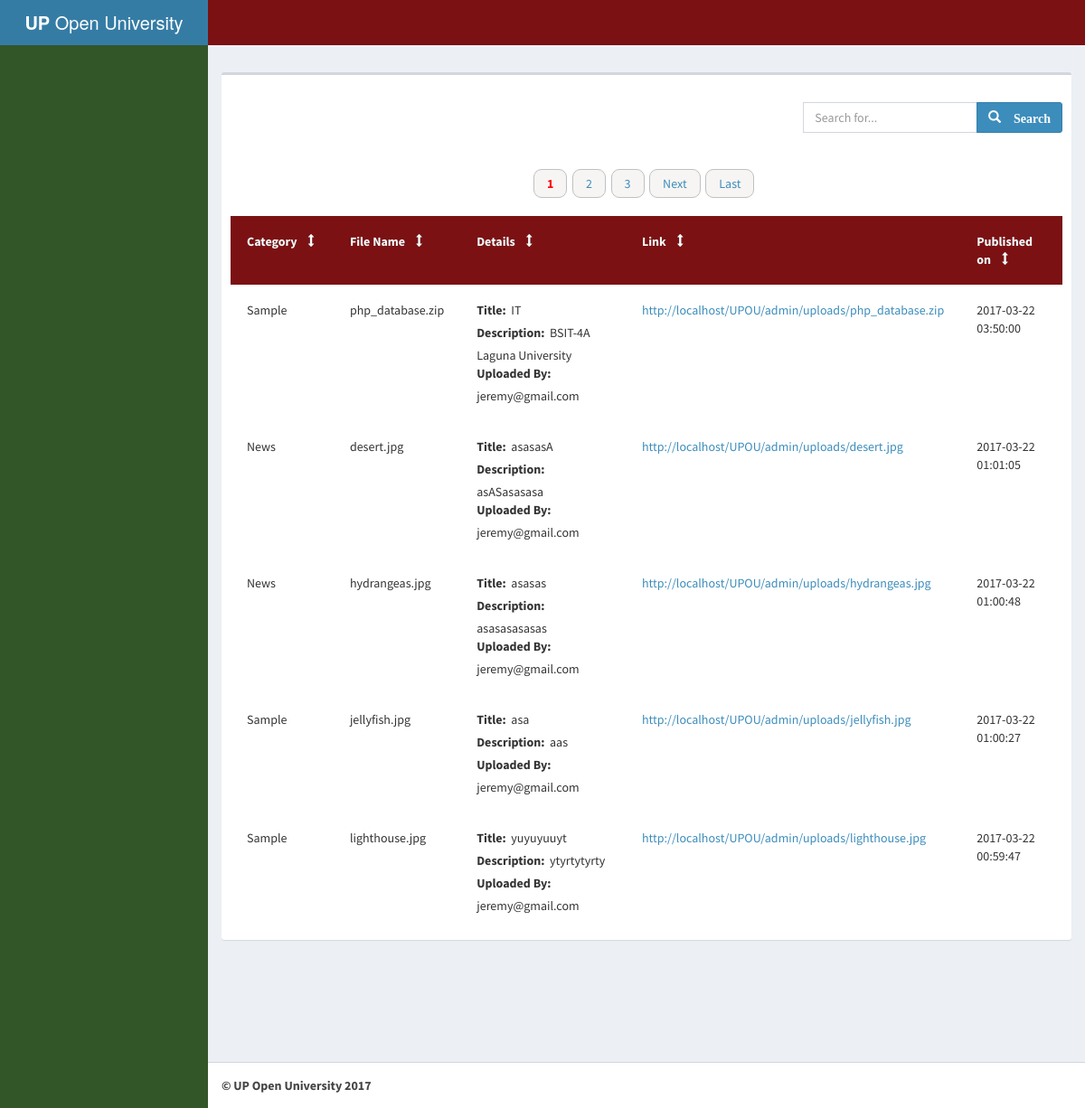
The page /library.php on the database its author committed.
### tables this page shows
CREATE TABLE `tbl_uploads` (
  `id` int(100) NOT NULL,
  `title` varchar(100) NOT NULL,
  `file` varchar(100) NOT NULL,
  `type` varchar(100) NOT NULL,
  `size` int(100) NOT NULL,
  `description` varchar(100) NOT NULL,
  `location` varchar(100) NOT NULL,
  `url` varchar(100) NOT NULL,
  `uploaded_by` varchar(100) NOT NULL,
  `date_created` timestamp NOT NULL DEFAULT CURRENT_TIMESTAMP,
  `date_updated` timestamp NULL DEFAULT NULL ON UPDATE CURRENT_TIMESTAMP,
  `category_id` int(11) NOT NULL
);

CREATE TABLE `tbl_category` (
  `category_id` int(100) NOT NULL,
  `name` varchar(50) NOT NULL
);

### src/Google_Client.php (called while the page is built, shortened)
<?php
require_once "config.php";
class Google_Client {
  static $auth;
  public function __construct($config = array()) {
    global $apiConfig;
    $apiConfig = array_merge($apiConfig, $config);
    self::$auth = new $apiConfig['authClass']();
  }
  public function getAccessToken() {
    $token = self::$auth->getAccessToken();
    return (null == $token || 'null' == $token) ? null : $token;
  }
  public function setApprovalPrompt($approvalPrompt) {
    self::$auth->setApprovalPrompt($approvalPrompt);
  }
  public function setClientId($clientId) {
    self::$auth->clientId = $clientId;
  }
  public function setClientSecret($clientSecret) {
    self::$auth->clientSecret = $clientSecret;
  }
  public function setRedirectUri($redirectUri) {
    self::$auth->redirectUri = $redirectUri;
  }
}

### gpConfig.php (called while the page is built, shortened)
<?php
include_once 'src/Google_Client.php';
$gClient = new Google_Client();
?>

### src/auth/Google_OAuth2.php (called while the page is built, shortened)
<?php
class Google_OAuth2 extends Google_Auth {
  public $token;
  public function getAccessToken() {
    return json_encode($this->token);
  }
}

### class.paging.php (the view, shortened to what this page needs)
<?php
class paginate
{
	private $db;
	function __construct($DB_con)
	{
		$this->db = $DB_con;
	}
	public function dataview($query)
	{
		$stmt = $this->db->prepare($query);
		$stmt->execute();
		if($stmt->rowCount()>0)
		{
			while($row=$stmt->fetch(PDO::FETCH_ASSOC))
			{
				?>
                <tr>
                <td><?php echo $row['name']; ?></td>
                <td><?php echo $row['file']; ?></td>
                <td>
    <label>Title:&nbsp;</label> <?php echo $row['title']; ?> <br>
   <label>Description:&nbsp;</label> <?php echo $row['description']; ?> <br>
   <label>Uploaded By:&nbsp;</label> <?php echo $row['uploaded_by']; ?> <br>
                 </td>
        <td>
        <a href="<?php echo $row['url'] ?>" target="_blank"><?php echo $row['url'] ?></a> </li><br>
 		 </td>
<td> <?php echo $row['date_created']; ?> </td>
                </tr>
                <?php
			}
		}
		else
		{
			?>
            <tr>
            <td>Nothing here...</td>
            </tr>
            <?php
		}
	}
	public function paginglink($query,$records_per_page)
	{
		$self = $_SERVER['PHP_SELF'];
		$stmt = $this->db->prepare($query);
		$stmt->execute();
		$total_no_of_records = $stmt->rowCount();
		if($total_no_of_records > 0)
		{
			?>
			<ul class="pager navbar-center">
			<?php
			$total_no_of_pages=ceil($total_no_of_records/$records_per_page);
			$current_page=1;
			for($i=1;$i<=$total_no_of_pages;$i++)
			{
				if($i==$current_page)
				{
					echo "<li><a href='".$self."?page_no=".$i."' style='color:red'><b>".$i."</b></a></li>&nbsp;&nbsp;";
				}
				else
				{
					echo "<li><a href='".$self."?page_no=".$i."'>".$i."</a></li>&nbsp;&nbsp;";
				}
			}
			if($current_page!=$total_no_of_pages)
			{
				$next=$current_page+1;
				echo "<li><a href='".$self."?page_no=".$next."'>Next</a></li>&nbsp;&nbsp;";
				echo "<li><a href='".$self."?page_no=".$total_no_of_pages."'>Last</a></li>&nbsp;&nbsp;";
			}
			?> </ul>
<?php
		}
	}
}

### header.php (shortened to what this page needs)
<?php
include_once 'gpConfig.php';
if ($gClient->getAccessToken()) {
    $gpUserProfile = $google_oauthV2->userinfo->get();
    $user = new User();
    $gpUserData = array(
        'oauth_provider'=> 'google',
        'oauth_uid'     => $gpUserProfile['id'],
        'first_name'    => $gpUserProfile['given_name'],
        'last_name'     => $gpUserProfile['family_name'],
        'email'         => $gpUserProfile['email'],
        'gender'        => $gpUserProfile['gender'],
        'locale'        => $gpUserProfile['locale'],
        'picture'       => $gpUserProfile['picture'],
    );
    $userData = $user->checkUser($gpUserData);
    $_SESSION['userData'] = $userData;
    if(!empty($userData)){
        $output  = '<img src="'.$userData['picture'].'" width="200" height="200" class="img-thumbnail"><br/>';
        $output .= '<br/>Google ID : ' . $userData['oauth_uid'];
        $output .= '<br/>Name : ' . $userData['first_name'].' '.$userData['last_name'];
        $output .= '<br/>Email : ' . $userData['email'];
        $upload = ' <a href="upload.php">
              <span class="glyphicon glyphicon-upload"></span>&nbsp;Upload&nbsp;<span class="primary"></span></a>';
        $hi = ' <a href="#" class="dropdown-toggle" data-toggle="dropdown" role="button" aria-haspopup="true" aria-expanded="false">
              <span class="glyphicon glyphicon-user"></span>&nbsp;Hi! ' . $userData['first_name'].' ' . $userData['last_name'].'  <span class="caret"></span> </a>';
        $home = ' <a href="index.php">
              <span class="glyphicon glyphicon-home"></span>&nbsp;HOME&nbsp;<span class="primary"></span></a>';
       $logout = '<a href="logout.php?logout"><span class="glyphicon glyphicon-log-out"></span>&nbsp;Sign Out</a>';
       $library = ' <a href="library.php">
              <span class="glyphicon glyphicon-file"></span>&nbsp;Library&nbsp;<span class="primary"></span></a>';
       $uploader = ' ' . $userData['first_name'].' '.$userData['last_name'];
       $user  = '<img src="'.$userData['picture'].'" width="200" height="200" class="img-circle"><br/>
              ';
       $user1 = '<br/>Name : ' . $userData['first_name'].' '.$userData['last_name'];
       $user2 = '<br/>Email : ' . $userData['email'];
   }else{
        $output = '<h3 style="color:red">Some problem occurred, please try again.</h3>';
    }
} else {
    $hi = '<a href="#"></a>';
    $library = '<a href="#"></a>';
    $home = '<a href="#"></a>';
}
?>

### library.php (shortened to what this page needs)
<?php
  require_once 'config.php';
  require_once 'header.php';
?>
<!DOCTYPE html>
<html>
<head>
  <link rel="stylesheet" href="/UPOU/admin/bootstrap/css/bootstrap.min.css">
  <link rel="stylesheet" href="/UPOU/admin/font-awesome-4.7.0/css/font-awesome.min.css">
  <link rel="stylesheet" href="/UPOU/admin/dist/css/AdminLTE.min.css">
  <link rel="stylesheet" href="/UPOU/admin/dist/css/skins/_all-skins.min.css">
  <link rel="stylesheet" href="/UPOU/admin/css/style1.css">
 </head>
<body class="hold-transition skin-blue sidebar-mini">
<div class="wrapper">
  <header class="main-header">
    <a href="#" class="logo">
      <span class="logo-lg"><b>UP </b>Open University</span>
    </a>
    <nav class="navbar navbar-static-top">
      <div class="navbar-custom-menu">
        <ul class="nav navbar-nav">
          <li class="dropdown notifications-menu">
          <?php echo $library; ?>
          <li class="dropdown tasks-menu">
            <?php echo $home; ?>
          </li>
          <li class="dropdown user user-menu">
          <?php echo $hi; ?>
          </li>
</ul>
      </div>
    </nav>
  </header>
 <aside class="main-sidebar">
    <section class="sidebar">
      <br>
<br>
    </section>
  </aside>
  <div class="content-wrapper">
    <section class="content-header">
    </section>
    <section class="content">
<div class="box">
            <div class="box-header">
<br>
<div class="row">
  <div class="col-lg-4" style="float: right;">
    <div class="input-group">
      <input type="text" class="form-control SearchBar" id="search_field" placeholder="Search for...">
      <span class="input-group-btn">
        <button class="btn btn-primary SearchButton" type="button">
            <span class=" glyphicon glyphicon-search SearchIcon" > <b>Search</b> </span>
        </button>
      </span>
    </div>
  </div>
</div>
            </div>
            <div class="box-body">
  <table class="table table-hover" id="myTable">
 <tr style="background-color:#7b1113;color:#F0FFFF;">
    <td><b>Category</b>&nbsp;&nbsp;&nbsp;<span class="glyphicon glyphicon-resize-vertical" onclick="sortTable(0)"> </span></td>
    <td><b>File Name</b>&nbsp;&nbsp;&nbsp;<span class="glyphicon glyphicon-resize-vertical" onclick="sortTable(0)"> </span></td>
    <td><b>Details</b>&nbsp;&nbsp;&nbsp;<span class="glyphicon glyphicon-resize-vertical" onclick="sortTable(0)"> </span></td>
    <td><b>Link</b>&nbsp;&nbsp;&nbsp;<span class="glyphicon glyphicon-resize-vertical" onclick="sortTable(0)"> </span></td>
    <td><b>Published on</b>&nbsp;&nbsp;&nbsp;<span class="glyphicon glyphicon-resize-vertical" onclick="sortTable(0)"> </span></td>
 </tr>
       <?php
         $query = "SELECT *, tbl_category.category_id, tbl_category.name FROM tbl_uploads INNER JOIN tbl_category ON tbl_uploads.category_id=tbl_category.category_id ORDER BY id DESC";
        $records_per_page=5;
        $newquery = $paginate->paging($query,$records_per_page);
        $paginate->dataview($newquery);
        $paginate->paginglink($query,$records_per_page);
        ?>
  </table>
 </div>
          </div>
      <div class="row">
        <section class="col-lg-7 connectedSortable">
        </section>
      </div>
    </section>
  </div>
  <footer class="main-footer">
    <strong>© UP Open University 2017</strong>
  </footer>
</div>
</body>
</html>

### admin/css/style1.css (style rules this page uses)
.skin-blue .wrapper, .skin-blue .main-sidebar, .skin-blue .left-side { background-color: #335627; }
.table>tbody>tr>td, .table>tbody>tr>th, .table>tfoot>tr>td, .table>tfoot>tr>th, .table>thead>tr>td, .table>thead>tr>th { padding: 18px; line-height: 1.42857143; vertical-align: top; }
.table>tbody>tr>td, .table>tbody>tr>th, .table>tfoot>tr>td, .table>tfoot>tr>th, .table>thead>tr>td, .table>thead>tr>th { padding: 18px; line-height: 1.42857143; vertical-align: top; border-top: 0px solid #ddd; }

### library.php (style rules this page uses)
.table>tbody>tr>td, .table>tbody>tr>th, .table>tfoot>tr>td, .table>tfoot>tr>th, .table>thead>tr>td, .table>thead>tr>th { padding: 18px; line-height: 1.42857143; vertical-align: top; border-top: 0px solid #ddd; }
.skin-blue .wrapper, .skin-blue .main-sidebar, .skin-blue .left-side { background-color: #335628; }
.pager li>a, .pager li>span { display: inline-block; padding: 5px 14px; background-color: #F7F5F3; border: 1px solid #C0C0C0; border-radius: 9px; }

### rows shown on the page
tbl_uploads: category.name "Sample", file "php_database.zip", title "IT", description "BSIT-4A Laguna University", uploaded_by "jeremy@gmail.com", url "http://localhost/UPOU/admin/uploads/php_database.zip", date_created "2017-03-22 03:50:00"
tbl_uploads: category.name "News", file "desert.jpg", title "asasasA", description "asASasasasa", uploaded_by "jeremy@gmail.com", url "http://localhost/UPOU/admin/uploads/desert.jpg", date_created "2017-03-22 01:01:05"
tbl_uploads: category.name "News", file "hydrangeas.jpg", title "asasas", description "asasasasasas", uploaded_by "jeremy@gmail.com", url "http://localhost/UPOU/admin/uploads/hydrangeas.jpg", date_created "2017-03-22 01:00:48"
tbl_uploads: category.name "Sample", file "jellyfish.jpg", title "asa", description "aas", uploaded_by "jeremy@gmail.com", url "http://localhost/UPOU/admin/uploads/jellyfish.jpg", date_created "2017-03-22 01:00:27"
tbl_uploads: category.name "Sample", file "lighthouse.jpg", title "yuyuyuuyt", description "ytyrtytyrty", uploaded_by "jeremy@gmail.com", url "http://localhost/UPOU/admin/uploads/lighthouse.jpg", date_created "2017-03-22 00:59:47"
